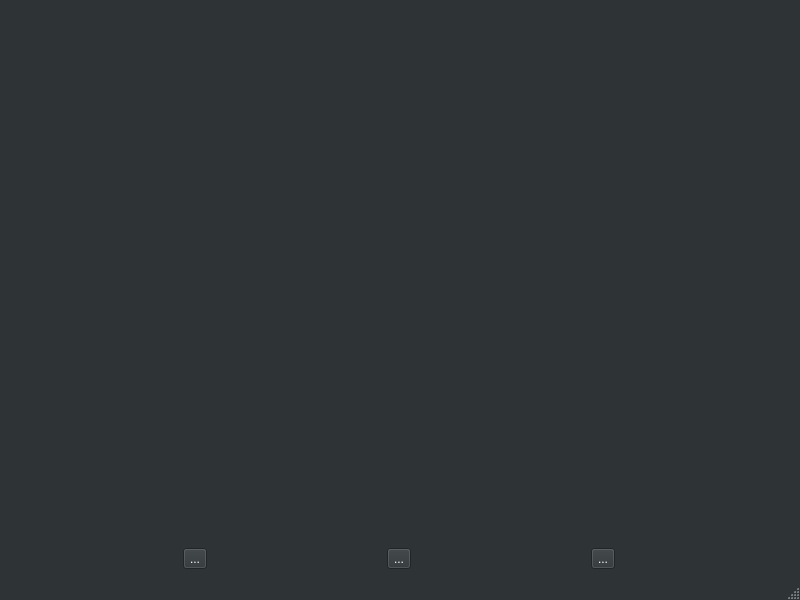
<?xml version="1.0" encoding="UTF-8"?>
<ui version="4.0">
 <class>Slideshow</class>
 <widget class="QMainWindow" name="Slideshow">
  <property name="geometry">
   <rect>
    <x>0</x>
    <y>0</y>
    <width>800</width>
    <height>600</height>
   </rect>
  </property>
  <property name="palette">
   <palette>
    <active>
     <colorrole role="WindowText">
      <brush brushstyle="SolidPattern">
       <color alpha="255">
        <red>255</red>
        <green>255</green>
        <blue>255</blue>
       </color>
      </brush>
     </colorrole>
     <colorrole role="Button">
      <brush brushstyle="SolidPattern">
       <color alpha="255">
        <red>46</red>
        <green>52</green>
        <blue>54</blue>
       </color>
      </brush>
     </colorrole>
     <colorrole role="Light">
      <brush brushstyle="SolidPattern">
       <color alpha="255">
        <red>69</red>
        <green>78</green>
        <blue>81</blue>
       </color>
      </brush>
     </colorrole>
     <colorrole role="Midlight">
      <brush brushstyle="SolidPattern">
       <color alpha="255">
        <red>57</red>
        <green>65</green>
        <blue>67</blue>
       </color>
      </brush>
     </colorrole>
     <colorrole role="Dark">
      <brush brushstyle="SolidPattern">
       <color alpha="255">
        <red>23</red>
        <green>26</green>
        <blue>27</blue>
       </color>
      </brush>
     </colorrole>
     <colorrole role="Mid">
      <brush brushstyle="SolidPattern">
       <color alpha="255">
        <red>30</red>
        <green>34</green>
        <blue>36</blue>
       </color>
      </brush>
     </colorrole>
     <colorrole role="Text">
      <brush brushstyle="SolidPattern">
       <color alpha="255">
        <red>255</red>
        <green>255</green>
        <blue>255</blue>
       </color>
      </brush>
     </colorrole>
     <colorrole role="BrightText">
      <brush brushstyle="SolidPattern">
       <color alpha="255">
        <red>255</red>
        <green>255</green>
        <blue>255</blue>
       </color>
      </brush>
     </colorrole>
     <colorrole role="ButtonText">
      <brush brushstyle="SolidPattern">
       <color alpha="255">
        <red>255</red>
        <green>255</green>
        <blue>255</blue>
       </color>
      </brush>
     </colorrole>
     <colorrole role="Base">
      <brush brushstyle="SolidPattern">
       <color alpha="255">
        <red>0</red>
        <green>0</green>
        <blue>0</blue>
       </color>
      </brush>
     </colorrole>
     <colorrole role="Window">
      <brush brushstyle="SolidPattern">
       <color alpha="255">
        <red>46</red>
        <green>52</green>
        <blue>54</blue>
       </color>
      </brush>
     </colorrole>
     <colorrole role="Shadow">
      <brush brushstyle="SolidPattern">
       <color alpha="255">
        <red>0</red>
        <green>0</green>
        <blue>0</blue>
       </color>
      </brush>
     </colorrole>
     <colorrole role="AlternateBase">
      <brush brushstyle="SolidPattern">
       <color alpha="255">
        <red>23</red>
        <green>26</green>
        <blue>27</blue>
       </color>
      </brush>
     </colorrole>
     <colorrole role="ToolTipBase">
      <brush brushstyle="SolidPattern">
       <color alpha="255">
        <red>255</red>
        <green>255</green>
        <blue>220</blue>
       </color>
      </brush>
     </colorrole>
     <colorrole role="ToolTipText">
      <brush brushstyle="SolidPattern">
       <color alpha="255">
        <red>0</red>
        <green>0</green>
        <blue>0</blue>
       </color>
      </brush>
     </colorrole>
     <colorrole role="PlaceholderText">
      <brush brushstyle="SolidPattern">
       <color alpha="128">
        <red>255</red>
        <green>255</green>
        <blue>255</blue>
       </color>
      </brush>
     </colorrole>
    </active>
    <inactive>
     <colorrole role="WindowText">
      <brush brushstyle="SolidPattern">
       <color alpha="255">
        <red>255</red>
        <green>255</green>
        <blue>255</blue>
       </color>
      </brush>
     </colorrole>
     <colorrole role="Button">
      <brush brushstyle="SolidPattern">
       <color alpha="255">
        <red>46</red>
        <green>52</green>
        <blue>54</blue>
       </color>
      </brush>
     </colorrole>
     <colorrole role="Light">
      <brush brushstyle="SolidPattern">
       <color alpha="255">
        <red>69</red>
        <green>78</green>
        <blue>81</blue>
       </color>
      </brush>
     </colorrole>
     <colorrole role="Midlight">
      <brush brushstyle="SolidPattern">
       <color alpha="255">
        <red>57</red>
        <green>65</green>
        <blue>67</blue>
       </color>
      </brush>
     </colorrole>
     <colorrole role="Dark">
      <brush brushstyle="SolidPattern">
       <color alpha="255">
        <red>23</red>
        <green>26</green>
        <blue>27</blue>
       </color>
      </brush>
     </colorrole>
     <colorrole role="Mid">
      <brush brushstyle="SolidPattern">
       <color alpha="255">
        <red>30</red>
        <green>34</green>
        <blue>36</blue>
       </color>
      </brush>
     </colorrole>
     <colorrole role="Text">
      <brush brushstyle="SolidPattern">
       <color alpha="255">
        <red>255</red>
        <green>255</green>
        <blue>255</blue>
       </color>
      </brush>
     </colorrole>
     <colorrole role="BrightText">
      <brush brushstyle="SolidPattern">
       <color alpha="255">
        <red>255</red>
        <green>255</green>
        <blue>255</blue>
       </color>
      </brush>
     </colorrole>
     <colorrole role="ButtonText">
      <brush brushstyle="SolidPattern">
       <color alpha="255">
        <red>255</red>
        <green>255</green>
        <blue>255</blue>
       </color>
      </brush>
     </colorrole>
     <colorrole role="Base">
      <brush brushstyle="SolidPattern">
       <color alpha="255">
        <red>0</red>
        <green>0</green>
        <blue>0</blue>
       </color>
      </brush>
     </colorrole>
     <colorrole role="Window">
      <brush brushstyle="SolidPattern">
       <color alpha="255">
        <red>46</red>
        <green>52</green>
        <blue>54</blue>
       </color>
      </brush>
     </colorrole>
     <colorrole role="Shadow">
      <brush brushstyle="SolidPattern">
       <color alpha="255">
        <red>0</red>
        <green>0</green>
        <blue>0</blue>
       </color>
      </brush>
     </colorrole>
     <colorrole role="AlternateBase">
      <brush brushstyle="SolidPattern">
       <color alpha="255">
        <red>23</red>
        <green>26</green>
        <blue>27</blue>
       </color>
      </brush>
     </colorrole>
     <colorrole role="ToolTipBase">
      <brush brushstyle="SolidPattern">
       <color alpha="255">
        <red>255</red>
        <green>255</green>
        <blue>220</blue>
       </color>
      </brush>
     </colorrole>
     <colorrole role="ToolTipText">
      <brush brushstyle="SolidPattern">
       <color alpha="255">
        <red>0</red>
        <green>0</green>
        <blue>0</blue>
       </color>
      </brush>
     </colorrole>
     <colorrole role="PlaceholderText">
      <brush brushstyle="SolidPattern">
       <color alpha="128">
        <red>255</red>
        <green>255</green>
        <blue>255</blue>
       </color>
      </brush>
     </colorrole>
    </inactive>
    <disabled>
     <colorrole role="WindowText">
      <brush brushstyle="SolidPattern">
       <color alpha="255">
        <red>23</red>
        <green>26</green>
        <blue>27</blue>
       </color>
      </brush>
     </colorrole>
     <colorrole role="Button">
      <brush brushstyle="SolidPattern">
       <color alpha="255">
        <red>46</red>
        <green>52</green>
        <blue>54</blue>
       </color>
      </brush>
     </colorrole>
     <colorrole role="Light">
      <brush brushstyle="SolidPattern">
       <color alpha="255">
        <red>69</red>
        <green>78</green>
        <blue>81</blue>
       </color>
      </brush>
     </colorrole>
     <colorrole role="Midlight">
      <brush brushstyle="SolidPattern">
       <color alpha="255">
        <red>57</red>
        <green>65</green>
        <blue>67</blue>
       </color>
      </brush>
     </colorrole>
     <colorrole role="Dark">
      <brush brushstyle="SolidPattern">
       <color alpha="255">
        <red>23</red>
        <green>26</green>
        <blue>27</blue>
       </color>
      </brush>
     </colorrole>
     <colorrole role="Mid">
      <brush brushstyle="SolidPattern">
       <color alpha="255">
        <red>30</red>
        <green>34</green>
        <blue>36</blue>
       </color>
      </brush>
     </colorrole>
     <colorrole role="Text">
      <brush brushstyle="SolidPattern">
       <color alpha="255">
        <red>23</red>
        <green>26</green>
        <blue>27</blue>
       </color>
      </brush>
     </colorrole>
     <colorrole role="BrightText">
      <brush brushstyle="SolidPattern">
       <color alpha="255">
        <red>255</red>
        <green>255</green>
        <blue>255</blue>
       </color>
      </brush>
     </colorrole>
     <colorrole role="ButtonText">
      <brush brushstyle="SolidPattern">
       <color alpha="255">
        <red>23</red>
        <green>26</green>
        <blue>27</blue>
       </color>
      </brush>
     </colorrole>
     <colorrole role="Base">
      <brush brushstyle="SolidPattern">
       <color alpha="255">
        <red>46</red>
        <green>52</green>
        <blue>54</blue>
       </color>
      </brush>
     </colorrole>
     <colorrole role="Window">
      <brush brushstyle="SolidPattern">
       <color alpha="255">
        <red>46</red>
        <green>52</green>
        <blue>54</blue>
       </color>
      </brush>
     </colorrole>
     <colorrole role="Shadow">
      <brush brushstyle="SolidPattern">
       <color alpha="255">
        <red>0</red>
        <green>0</green>
        <blue>0</blue>
       </color>
      </brush>
     </colorrole>
     <colorrole role="AlternateBase">
      <brush brushstyle="SolidPattern">
       <color alpha="255">
        <red>46</red>
        <green>52</green>
        <blue>54</blue>
       </color>
      </brush>
     </colorrole>
     <colorrole role="ToolTipBase">
      <brush brushstyle="SolidPattern">
       <color alpha="255">
        <red>255</red>
        <green>255</green>
        <blue>220</blue>
       </color>
      </brush>
     </colorrole>
     <colorrole role="ToolTipText">
      <brush brushstyle="SolidPattern">
       <color alpha="255">
        <red>0</red>
        <green>0</green>
        <blue>0</blue>
       </color>
      </brush>
     </colorrole>
     <colorrole role="PlaceholderText">
      <brush brushstyle="SolidPattern">
       <color alpha="128">
        <red>255</red>
        <green>255</green>
        <blue>255</blue>
       </color>
      </brush>
     </colorrole>
    </disabled>
   </palette>
  </property>
  <property name="windowTitle">
   <string>SlideShow</string>
  </property>
  <widget class="QWidget" name="centralwidget">
   <layout class="QVBoxLayout" name="verticalLayout">
    <item>
     <layout class="QHBoxLayout" name="horizontalLayout_2">
      <item>
       <spacer name="horizontalSpacer">
        <property name="orientation">
         <enum>Qt::Horizontal</enum>
        </property>
        <property name="sizeHint" stdset="0">
         <size>
          <width>40</width>
          <height>20</height>
         </size>
        </property>
       </spacer>
      </item>
      <item>
       <widget class="QLabel" name="label">
        <property name="text">
         <string>&lt;insert image here&gt;</string>
        </property>
        <property name="scaledContents">
         <bool>false</bool>
        </property>
        <property name="alignment">
         <set>Qt::AlignCenter</set>
        </property>
       </widget>
      </item>
      <item>
       <spacer name="horizontalSpacer_2">
        <property name="orientation">
         <enum>Qt::Horizontal</enum>
        </property>
        <property name="sizeHint" stdset="0">
         <size>
          <width>40</width>
          <height>20</height>
         </size>
        </property>
       </spacer>
      </item>
     </layout>
    </item>
    <item>
     <layout class="QVBoxLayout" name="verticalLayout_2">
      <item>
       <layout class="QHBoxLayout" name="horizontalLayout">
        <item>
         <widget class="QToolButton" name="toolButtonPrev">
          <property name="text">
           <string>...</string>
          </property>
         </widget>
        </item>
        <item>
         <widget class="QToolButton" name="toolButtonQuit">
          <property name="text">
           <string>...</string>
          </property>
         </widget>
        </item>
        <item>
         <widget class="QToolButton" name="toolButtonNext">
          <property name="text">
           <string>...</string>
          </property>
         </widget>
        </item>
       </layout>
      </item>
     </layout>
    </item>
   </layout>
  </widget>
  <widget class="QMenuBar" name="menubar">
   <property name="geometry">
    <rect>
     <x>0</x>
     <y>0</y>
     <width>800</width>
     <height>22</height>
    </rect>
   </property>
  </widget>
  <widget class="QStatusBar" name="statusbar"/>
  <action name="actionImage_suivante">
   <property name="icon">
    <iconset resource="ressources.qrc">
     <normaloff>:/ressources/images/RIGHT_Plan de travail 1.png</normaloff>:/ressources/images/RIGHT_Plan de travail 1.png</iconset>
   </property>
   <property name="text">
    <string>Image suivante</string>
   </property>
   <property name="shortcut">
    <string>Right</string>
   </property>
  </action>
  <action name="actionImage_pr_c_dente">
   <property name="icon">
    <iconset resource="ressources.qrc">
     <normaloff>:/ressources/images/LEFT_Plan de travail 1.png</normaloff>:/ressources/images/LEFT_Plan de travail 1.png</iconset>
   </property>
   <property name="text">
    <string>Image précédente</string>
   </property>
   <property name="shortcut">
    <string>Left</string>
   </property>
  </action>
  <action name="actionQuitter">
   <property name="icon">
    <iconset resource="ressources.qrc">
     <normaloff>:/ressources/images/CANCEL-01.png</normaloff>:/ressources/images/CANCEL-01.png</iconset>
   </property>
   <property name="text">
    <string>Quitter</string>
   </property>
   <property name="shortcut">
    <string>Esc</string>
   </property>
  </action>
 </widget>
 <resources>
  <include location="ressources.qrc"/>
 </resources>
 <connections/>
</ui>
